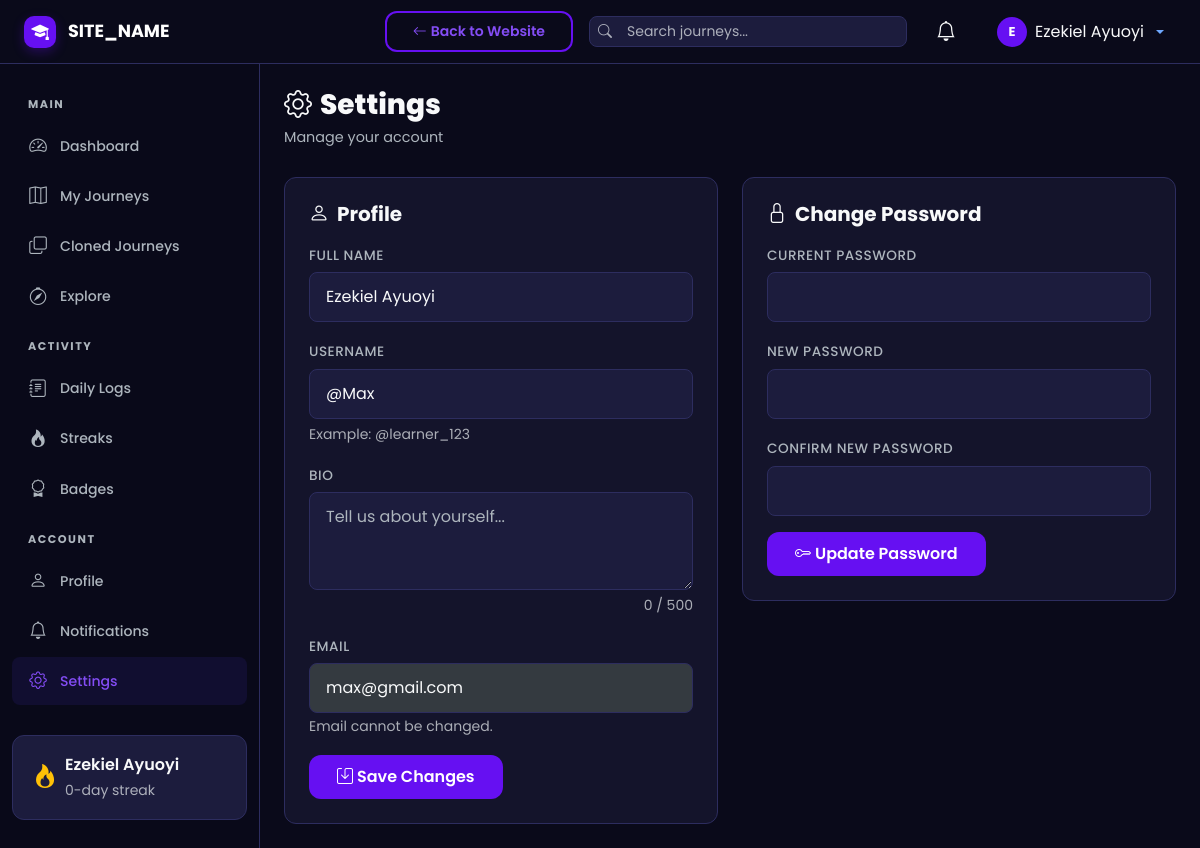
The page /user/settings.php (signed in) on the database as committed earlier.
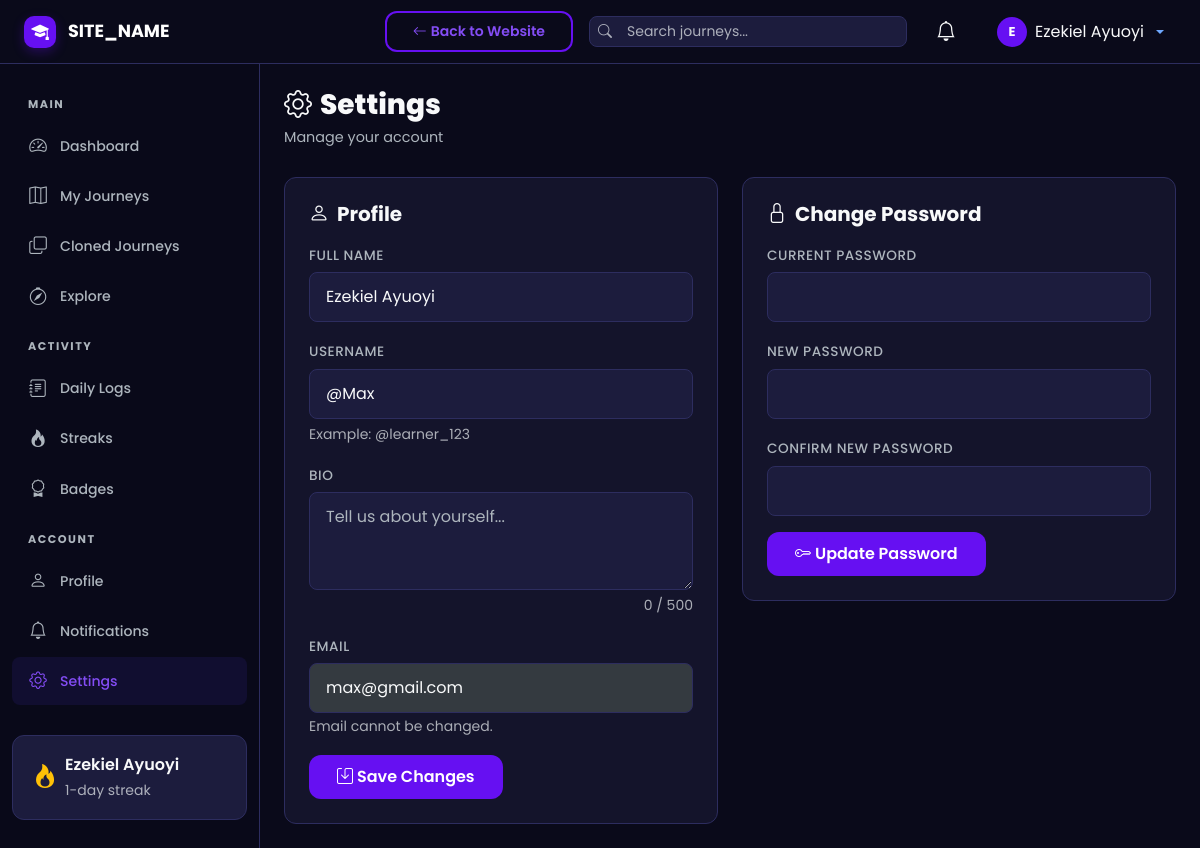
The same page on the database as committed later.
### tables this page shows
CREATE TABLE `users` (
  `id` int UNSIGNED NOT NULL,
  `username` varchar(50) NOT NULL,
  `email` varchar(255) NOT NULL,
  `password_hash` varchar(255) NOT NULL,
  `full_name` varchar(100) NOT NULL,
  `avatar` varchar(255) DEFAULT 'default-avatar.png',
  `bio` text,
  `role` enum('user','admin') NOT NULL DEFAULT 'user',
  `is_active` tinyint(1) NOT NULL DEFAULT '1',
  `current_streak` int UNSIGNED NOT NULL DEFAULT '0',
  `longest_streak` int UNSIGNED NOT NULL DEFAULT '0',
  `last_activity_date` date DEFAULT NULL,
  `created_at` datetime NOT NULL DEFAULT CURRENT_TIMESTAMP,
  `updated_at` datetime NOT NULL DEFAULT CURRENT_TIMESTAMP ON UPDATE CURRENT_TIMESTAMP
);

### includes/session.php (called while the page is built, shortened)
<?php
function isLoggedIn(): bool {
    return isset($_SESSION['user_id']);
}
function getCurrentUser(): ?array {
    return [
        'id'        => $_SESSION['user_id'],
        'username'  => $_SESSION['username'],
        'full_name' => $_SESSION['full_name'],
        'email'     => $_SESSION['email'],
        'role'      => $_SESSION['user_role'],
        'avatar'    => $_SESSION['avatar'] ?? 'default-avatar.png',
    ];
}

### includes/helpers.php (called while the page is built, shortened)
<?php
function sanitize(?string $input): string {
    return htmlspecialchars(trim($input), ENT_QUOTES, 'UTF-8');
}
function getUserStats(int $userId): array {
    $db = getDB();
    $stmt = $db->prepare("SELECT current_streak, longest_streak FROM users WHERE id = ?");
    $stmt->execute([$userId]);
    $user = $stmt->fetch();
    $stmt = $db->prepare("SELECT COUNT(*) FROM journeys WHERE user_id = ? AND status = 'completed'");
    $stmt->execute([$userId]);
    $completedJourneys = (int)$stmt->fetchColumn();
    $stmt = $db->prepare("SELECT COUNT(*) FROM steps s JOIN journeys j ON s.journey_id = j.id WHERE j.user_id = ? AND s.status = 'completed'");
    $stmt->execute([$userId]);
    $completedSteps = (int)$stmt->fetchColumn();
    $stmt = $db->prepare("SELECT SUM(clone_count) FROM journeys WHERE user_id = ?");
    $stmt->execute([$userId]);
    $totalClones = (int)$stmt->fetchColumn();
    $stmt = $db->prepare("SELECT COUNT(*) FROM aha_votes av JOIN steps s ON av.step_id = s.id JOIN journeys j ON s.journey_id = j.id WHERE j.user_id = ?");
    $stmt->execute([$userId]);
    $totalAha = (int)$stmt->fetchColumn();
    $stmt = $db->prepare("SELECT COUNT(*) FROM journeys WHERE user_id = ?");
    $stmt->execute([$userId]);
    $totalJourneys = (int)$stmt->fetchColumn();
    $stmt = $db->prepare("SELECT COUNT(*) FROM daily_logs WHERE user_id = ?");
    $stmt->execute([$userId]);
    $totalLogs = (int)$stmt->fetchColumn();
    $stmt = $db->prepare("SELECT COUNT(*) FROM step_comments WHERE user_id = ?");
    $stmt->execute([$userId]);
    $totalComments = (int)$stmt->fetchColumn();
    $stmt = $db->prepare("SELECT COUNT(*) FROM aha_votes WHERE user_id = ?");
    $stmt->execute([$userId]);
    $totalAhaGiven = (int)$stmt->fetchColumn();
    return [
        'current_streak'     => $user['current_streak'] ?? 0,
        'longest_streak'     => $user['longest_streak'] ?? 0,
        'completed_journeys' => $completedJourneys,
        'completed_steps'    => $completedSteps,
        'total_clones'       => $totalClones,
        'total_aha_received' => $totalAha,
        'total_aha_given'    => $totalAhaGiven,
        'total_journeys'     => $totalJourneys,
        'total_logs'         => $totalLogs,
        'total_comments_given' => $totalComments,
    ];
}

### user/settings.php (the view, shortened to what the changed rows need)
<?php
require_once __DIR__ . '/../includes/session.php';
require_once __DIR__ . '/../includes/helpers.php';
$db = getDB();
$userId = getCurrentUserId();
$stmt = $db->prepare("SELECT * FROM users WHERE id = ?");
$stmt->execute([$userId]);
require_once __DIR__ . '/../includes/dashboard_header.php';
?>
<div class="st-page-header">
    <h1 class="st-page-title"><i class="bi bi-gear me-2"></i>Settings</h1>
</div>
<div class="row g-4">
    <div class="col-lg-6">
        <div class="st-card">
            <form method="POST">
                <div class="mb-3">
                    <label class="st-form-label">Full Name</label>
                    <input type="text" name="full_name" class="form-control st-form-control" value="<?= sanitize($user['full_name']) ?>" required>
                </div>
                <div class="mb-3">
                    <label class="st-form-label">Username</label>
                    <input type="text" name="username" class="form-control st-form-control" value="<?= sanitize($user['username']) ?>" required>
                    <small class="text-muted d-block mt-1">Example: @learner_123</small>
                </div>
                <div class="mb-3">
                    <label class="st-form-label">Email</label>
                    <input type="email" class="form-control st-form-control" value="<?= sanitize($user['email']) ?>" disabled>
                    <small class="text-muted">Email cannot be changed.</small>
                </div>
            </form>
        </div>
    </div>
</div>
<?php require_once __DIR__ . '/../includes/dashboard_footer.php'; ?>

### includes/dashboard_header.php (shortened to what the changed rows need)
<?php
require_once __DIR__ . '/session.php';
require_once __DIR__ . '/helpers.php';
$currentUser = getCurrentUser();
?>
<!DOCTYPE html>
<html lang="en" data-bs-theme="dark">
<head>
    <link href="https://cdn.jsdelivr.net/npm/bootstrap@5.3.3/dist/css/bootstrap.min.css" rel="stylesheet">
    <link href="https://cdn.jsdelivr.net/npm/bootstrap-icons@1.11.3/font/bootstrap-icons.min.css" rel="stylesheet">
    <link href="<?= SITE_URL ?>/assets/css/style.css" rel="stylesheet">
    <link href="<?= SITE_URL ?>/assets/css/dashboard.css" rel="stylesheet">
</head>
<body class="dashboard-body">
<nav class="navbar navbar-expand-lg navbar-dark st-topbar fixed-top">
    <div class="container-fluid px-4">
        <div class="d-flex align-items-center ms-auto gap-3">
            <div class="dropdown">
                <button class="btn btn-link text-decoration-none dropdown-toggle st-user-dropdown d-flex align-items-center gap-2" data-bs-toggle="dropdown">
                    <div class="st-avatar-initial" style="width:30px;height:30px;font-size:0.8rem;">
                        <?= strtoupper(substr(sanitize(ltrim(!empty($currentUser['full_name']) ? $currentUser['full_name'] : $currentUser['username'], '@')), 0, 1)) ?>
                    </div>
                    <span class="d-none d-md-inline text-light"><?= sanitize(!empty($currentUser['full_name']) ? $currentUser['full_name'] : ltrim($currentUser['username'], '@')) ?></span>
                </button>
            </div>
        </div>
    </div>
</nav>
<div class="st-wrapper">
    <nav class="st-sidebar" id="sidebar">
        <div class="st-sidebar-inner">
            <?php if ($currentUser['role'] !== 'admin'): ?>
                <?php $userStats = getUserStats($currentUser['id']); ?>
                <div class="st-streak-widget">
                    <div class="d-flex align-items-center">
                        <i class="bi bi-fire text-warning fs-4 me-2"></i>
                        <div>
                            <div class="fw-semibold"><?= sanitize($currentUser['full_name']) ?></div>
                            <small class="text-muted"><?= $userStats['current_streak'] ?>-day streak</small>
                        </div>
                    </div>
                </div>
            <?php endif; ?>
        </div>
    </nav>
    <main class="st-content">
        <div class="container-fluid p-4">

Rows that differ between the two databases and show on the page:
changed users "Ezekiel Ayuoyi": current_streak "0" → (not shown)
Other text that changed with them:
$userStats['current_streak']: (not shown) → "1"
